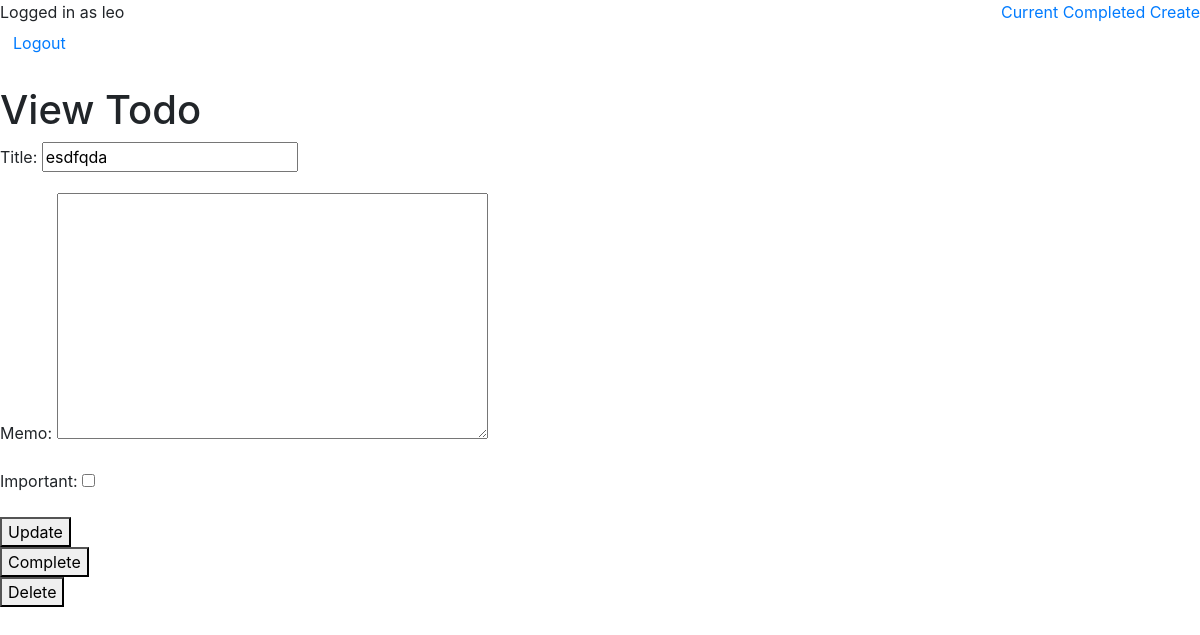
/todo/6 (signed in), run on an earlier commit of the app's database.
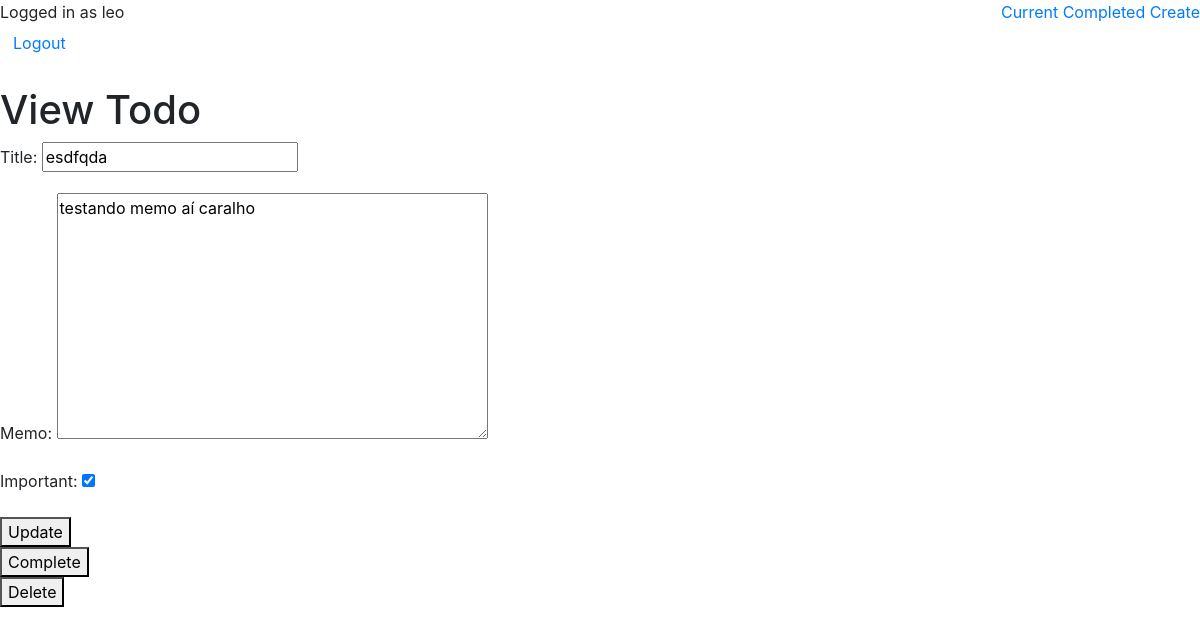
And on a later commit of the database.
### todo/models.py (models this page shows, shortened)
class Todo(models.Model):
  user = models.ForeignKey(User, on_delete=models.CASCADE)
  title = models.CharField(max_length=100, null=False, blank=False)
  memo = models.TextField(blank=True)
  created = models.DateTimeField(auto_now_add=True)
  datecompleted = models.DateTimeField(null=True, blank=True)
  important = models.BooleanField(default=False)

### todo/views.py (the view, shortened to what this page needs)
# urls.py: path('todo/<int:todo_pk>', views.viewtodo, name='viewtodo'),
@login_required
def viewtodo(request, todo_pk):
  todo = get_object_or_404(Todo, pk=todo_pk, user=request.user)
  if request.method == 'GET':
    form = TodoForm(instance=todo)
    return render(request, 'todo/viewtodo.html', {'todo': todo, 'form': form})

### todo/forms.py
class TodoForm(ModelForm):
  class Meta:
    model = Todo
    fields = ['title', 'memo', 'important']

### todo/templates/todo/viewtodo.html (shortened to what this page needs)
{% extends 'todo/base.html' %}
{% block content %}
<h1>View Todo</h1>
<form method="POST">
  {{ form.as_p }}
  <button>Update</button>
</form>
<form method="POST" action="{% url 'completetodo' todo.id %}">
<button>Complete</button>
</form>
<form method="POST" action="{% url 'deletetodo' todo.id %}">
<button>Delete</button>
</form>
{% endblock %}

What changed in the data, as far as the page shows it:
changed Todo "esdfqda": memo (not shown) → "testando memo aí caralho"; important "☐" → "☑"
